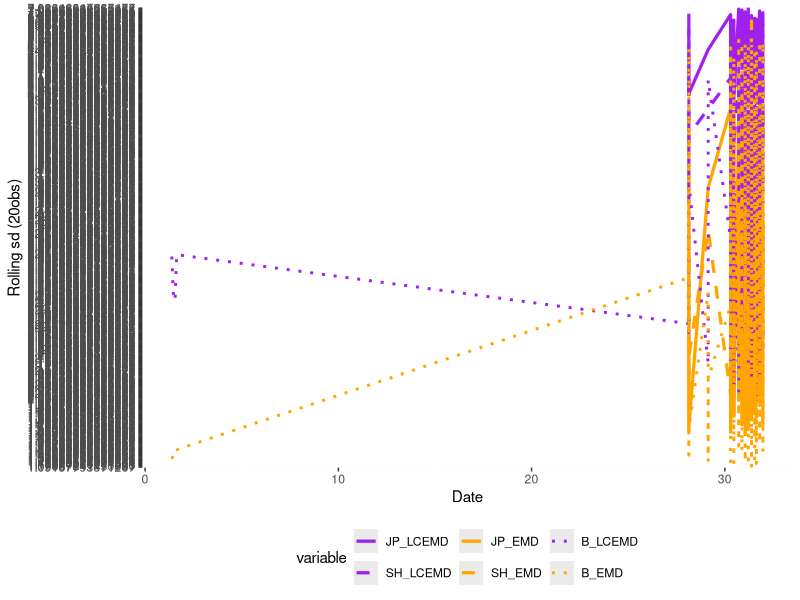
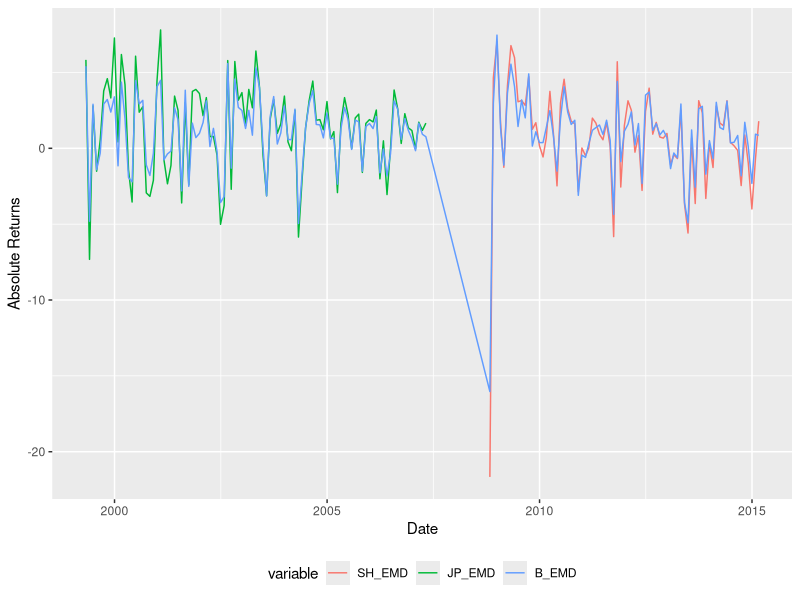
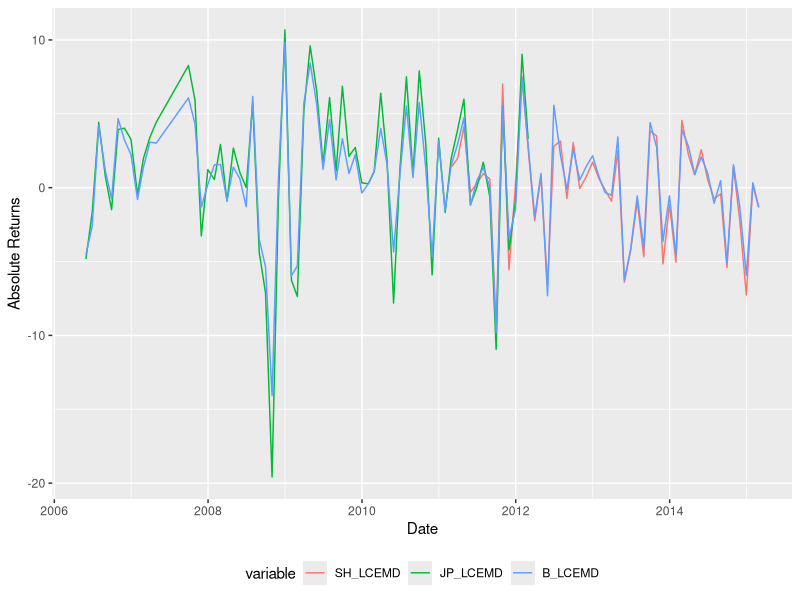
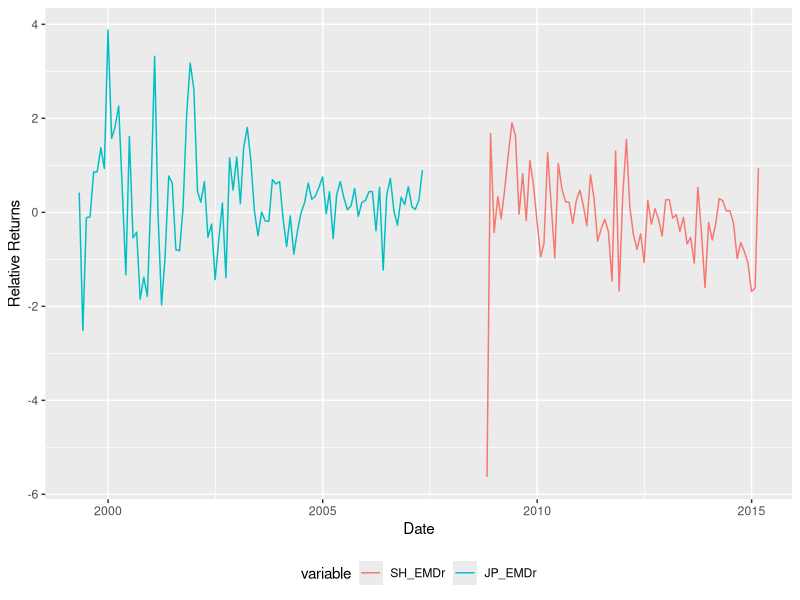
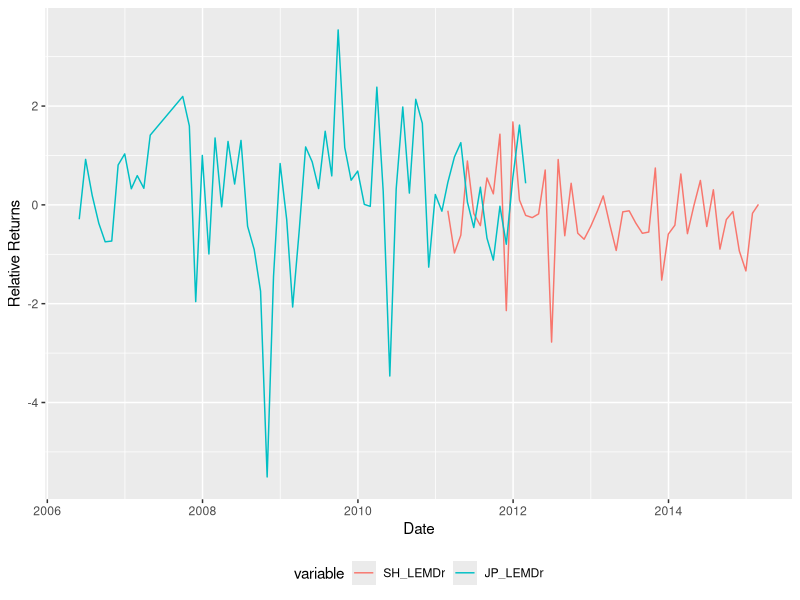
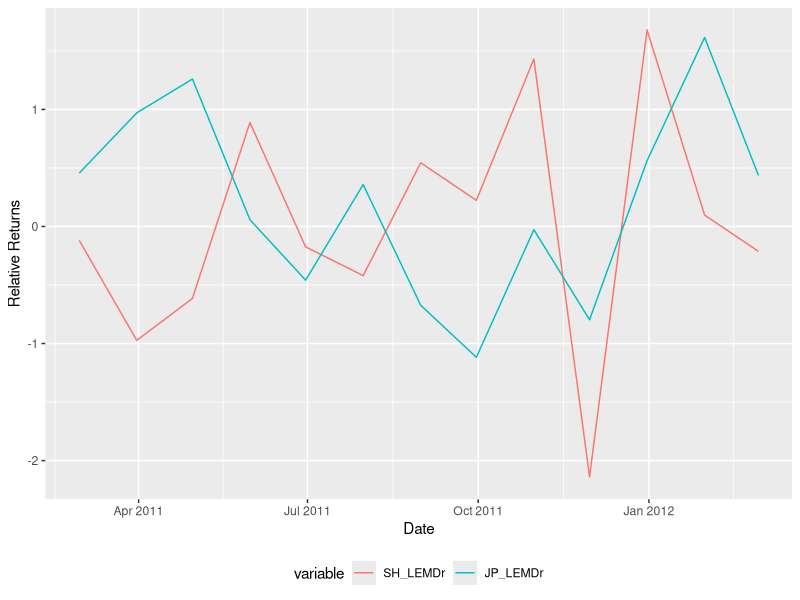
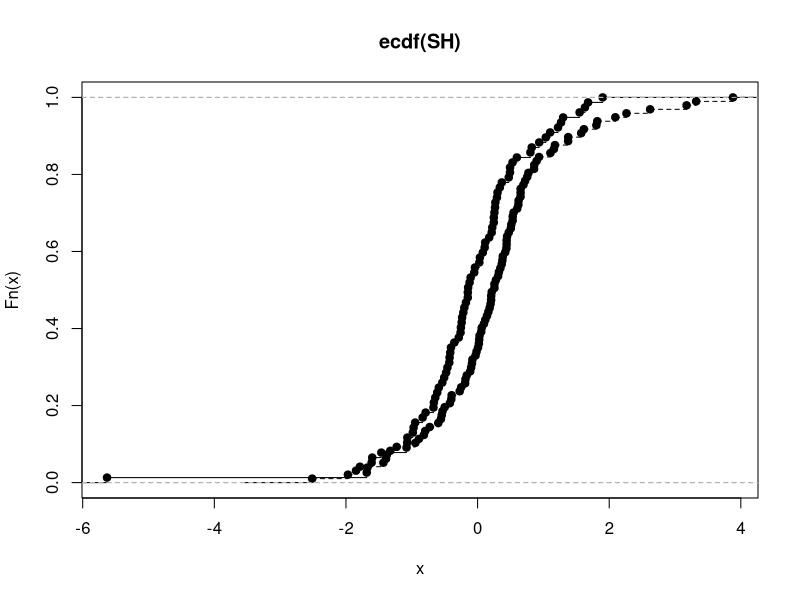

The R source for these figures, in order:
library(ggplot2)
library(reshape2)
library(plyr)
library(zoo)

rm(list =ls(all=TRUE))
RawData <- read.csv("EMD_analysis.csv", header=TRUE)

head(RawData)
apply(RawData[c("JP_LCEMD", "SH_LCEMD", "JP_EMD", "SH_EMD")], 2, function(x) sd(x, na.rm=TRUE)*sqrt(12))

RollingObs <- 20

RollSd <- data.frame(cbind(RawData$Date, 
                           rollapplyr(RawData[c("JP_LCEMD", 
                                                "SH_LCEMD", 
                                                "JP_EMD", 
                                                "SH_EMD", 
                                                "B_LCEMD", 
                                                "B_EMD")], 
                                      RollingObs, sd, fill=NA)))
colnames(RollSd)[1] <- "Date"

head(RollSd)
RollSd$Date <- as.Date(RollSd$Date)

meltdf<-melt(RollSd,id="Date")
ggplot(na.omit(meltdf), 
       aes(x=Date, y=value, colour=variable, group=variable, linetype = variable, size= variable)) +
  geom_line() + 
  ylab(paste0("Rolling sd (", toString(RollingObs), "obs)")) + 
  scale_linetype_manual(values= c("solid","dashed","solid","dashed", "dotted", "dotted")) +
  scale_color_manual(values= c("purple", "purple", "orange", "orange", "purple", "orange")) + 
  scale_size_manual(values= c(1.1, 1.1, 1.1, 1.1, 1, 1)) + 
  theme(legend.position="bottom")


RawData$Date <- as.Date(RawData$Date, format="%d/%m/%Y")
RawData$SH_EMDr <- RawData$SH_EMD - RawData$B_EMD
RawData$SH_LEMDr <- RawData$SH_LCEMD - RawData$B_LCEMD
RawData$JP_EMDr <- RawData$JP_EMD - RawData$B_EMD
RawData$JP_LEMDr <- RawData$JP_LCEMD - RawData$B_LCEMD

head(RawData)

EMDset <- subset(RawData, !is.na(SH_EMD) | !is.na(JP_EMD), select=c(Date, SH_EMD, JP_EMD, B_EMD))
LEMDset <- subset(RawData, !is.na(SH_LCEMD) | !is.na(JP_LCEMD), select=c(Date, SH_LCEMD, JP_LCEMD, B_LCEMD))
EMDrr <- subset(RawData, !is.na(SH_EMD) | !is.na(JP_EMD), select=c(Date, SH_EMDr, JP_EMDr))
LEMDrr <- subset(RawData, !is.na(SH_LCEMD) | !is.na(JP_LCEMD), select=c(Date, SH_LEMDr, JP_LEMDr))

W_JP_LCEMD <- data.frame(W_JP_LCEMD=RawData$B_LCEMD[!is.na(RawData$JP_LCEMD)])
W_SH_LCEMD <- data.frame(W_SH_LCEMD=RawData$B_LCEMD[!is.na(RawData$SH_LCEMD)])
W_JP_EMD <- data.frame(W_JP_EMD=RawData$B_EMD[!is.na(RawData$JP_EMD)])
W_SH_EMD <- data.frame(W_SH_EMD=RawData$B_EMD[!is.na(RawData$SH_EMD)])

WORLDS <- do.call(rbind.fill, list(W_JP_LCEMD, W_SH_LCEMD, W_JP_EMD, W_SH_EMD))
apply(WORLDS, 2, function(x) sd(x, na.rm=TRUE)*sqrt(12))
rm(list =ls(pattern="W_"))

meltdf<-melt(EMDset,id="Date")
ggplot(meltdf, 
        aes(x=Date, y=value, colour=variable, group=variable)) +
        geom_line() + 
        ylab("Absolute Returns") + 
        theme(legend.position="bottom")


meltdf<-melt(LEMDset,id="Date")
ggplot(meltdf, 
      aes(x=Date, y=value, colour=variable, group=variable)) +
      geom_line() + 
      ylab("Absolute Returns") + 
      theme(legend.position="bottom")

meltdf<-melt(EMDrr,id="Date")
ggplot(meltdf, 
       aes(x=Date, y=value, colour=variable, group=variable)) +
  geom_line() + 
  ylab("Relative Returns") + 
  theme(legend.position="bottom")

meltdf<-melt(LEMDrr,id="Date")
ggplot(meltdf, 
       aes(x=Date, y=value, colour=variable, group=variable)) +
  geom_line() + 
  ylab("Relative Returns") + 
  theme(legend.position="bottom")

LEMDrr <- subset(RawData, !is.na(SH_LCEMD) & !is.na(JP_LCEMD), select=c(Date, SH_LEMDr, JP_LEMDr))
meltdf<-melt(LEMDrr,id="Date")
ggplot(meltdf, 
       aes(x=Date, y=value, colour=variable, group=variable)) +
  geom_line() + 
  ylab("Relative Returns") + 
  theme(legend.position="bottom")

head(EMDrr)
ks.test(EMDrr$SH_EMDr, EMDrr$JP_EMDr, alternative="two.sided", exact=NULL)

LEMDrr <- subset(RawData, !is.na(SH_LCEMD) | !is.na(JP_LCEMD), select=c(Date, SH_LEMDr, JP_LEMDr))
head(LEMDrr)
ks.test(LEMDrr$SH_LEMDr, LEMDrr$JP_LEMDr, alternative="two.sided", exact=NULL)

SH <- na.omit(EMDrr$SH_EMDr)
JP <- na.omit(EMDrr$JP_EMDr)

plot(ecdf(SH), 
     xlim=range(c(SH, JP)))
plot(ecdf(JP), add=TRUE, lty="dashed")

SH <- SH[SH >-5]
#get rid of 10/09 observation

#ddply(RawData, c("JP_LCEMD", "JP_EMD", "SH_LCEMD", "SH_EMD"), summarize, sd=sd(value), sda=sd(value)*sqrt(12))

